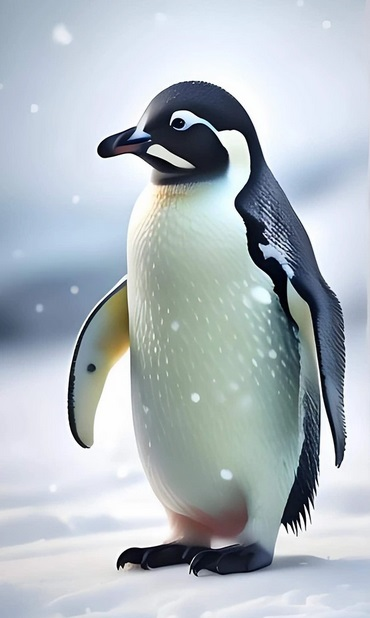
//> input picture CV/baseCAg_unit/set_imageSize/base.jpg, 370 x 618 px
$ ./setImageSize   (built with g++ and OpenCV 4)
//> lines starting //> are read from the running program, lines starting //| are printed output that depends on the picture; after the words box and inside, x2 and y2 are one past the last pixel; in counts of white or black regions, pixels touching at a corner belong together
//=================================================================//
//                          core algorithm                         //
//    opencv base function: load image(*jpg)                       //
//    description         : only funciton unit                     //
//=================================================================//
// sys, base hpp
//=================================================================//
#include "iostream"

//=================================================================//
// lib import
//=================================================================//
#include "opencv2/opencv.hpp"

//=================================================================//
using namespace cv;
using namespace std;

void ChangeImgBG();
Mat HandleImgData(Mat &img);

int main(int argc, char **argv)
{
	// >! change base picture
    ChangeImgBG();

	// >! load source jpg
	Mat image = imread("base.jpg");
	if (!image.data)
	{
		cout << "image load error !" << endl;
		return -1;
	}

    imshow("ori_image",image);

	// >! get the max pxile size
	unsigned int l_rows = image.rows;
	unsigned int l_cols = image.cols;
	unsigned int l_max = (l_rows > l_cols) ? l_rows : l_cols;
	unsigned int l_min = (l_rows > l_cols) ? l_cols : l_rows;

	// >! set the size of image
	Mat imageCor;
	Size l_srcSize = Size(l_min, l_max);
	resize(image, image, l_srcSize, 0, 0, INTER_LINEAR);
	cout << image.size() << endl;

	// >! printf images
	imshow("resize_image", image); // origin image

	// >! wait for time
	waitKey();
	return 0;
}
/*
图片背景替换
知识点：分水岭分割、高斯模糊
处理步骤：数据组装-KMeans分割-背景消除-生成遮罩-模糊-输出
*/
void ChangeImgBG()
{
    const char* win1 = "window1";
    const char* win2 = "window2";
    const char* win3 = "window3";
    const char* win4 = "window4";
    const char* win5 = "window5";
    const char* win6 = "window6";
    namedWindow(win1, WINDOW_AUTOSIZE);//创建窗口 win1
    namedWindow(win2, WINDOW_AUTOSIZE);//创建窗口 win2
    namedWindow(win3, WINDOW_AUTOSIZE);//创建窗口 win3
    namedWindow(win4, WINDOW_AUTOSIZE);//创建窗口 win4
    namedWindow(win5, WINDOW_AUTOSIZE);//创建窗口 win5
    namedWindow(win6, WINDOW_AUTOSIZE);//创建窗口 win6

    Mat img1, img2;
    //加载图片
    img1 = imread("base.jpg");
//> img1 is the input picture: 618 rows x 370 cols, CV_8UC3; mean B, G, R 192.4, 185.4, 176
    if (img1.empty())
    {
        cout << "image not found..." << endl;
        exit(0);//如果图片不存在，退出程序
    }
    img2 = img1.clone();
    //显示原始图片
    imshow(win1, img1);
    //组装数据
    Mat points = HandleImgData(img1);
//> the loop in HandleImgData, `for (int row = 0; row < height; row++)` made 618 passes
//> index on passes 1 to 3: 369, 739, 1109
//> after the loop in HandleImgData, `for (int row = 0; row < height; row++)`: index = 228659

    //Kmeans处理
    int numCluster = 4;
    Mat labels;
    Mat centers;
    TermCriteria termCriteria = TermCriteria(TermCriteria::EPS + TermCriteria::COUNT, 10, 0.1);

    kmeans(points, numCluster, labels, termCriteria, 3, KMEANS_PP_CENTERS, centers);
//> centers = [[240, 231.4, 225.7], [57.1, 43.98, 38.51], [199.9, 193.6, 179.1], [143.4, 143.2, 129.4]]
    //遮罩
    Mat mask = Mat::zeros(img1.size(), CV_8UC1);
    int index = img1.rows * 2 + 2;
//> index = 1238
    int cindex = labels.at<int>(index, 0);//背景设置为0
//> cindex = 0
    int height = img1.rows;
//> height = 618
    int width = img1.cols;
//> width = 370

    for (int row = 0; row < height; row++)
    {
        for (int col = 0; col < width; col++)
        {
            index = row * width + col;
            int label = labels.at<int>(index, 0);
            if (label == cindex)
            {
                img2.at<Vec3b>(row, col)[0] = 0;
                img2.at<Vec3b>(row, col)[1] = 0;
                img2.at<Vec3b>(row, col)[2] = 0;
                mask.at<uchar>(row, col) = 0;
            }
            else
            {
                mask.at<uchar>(row, col) = 255;
            }
        }
    }
//> this loop made 618 passes
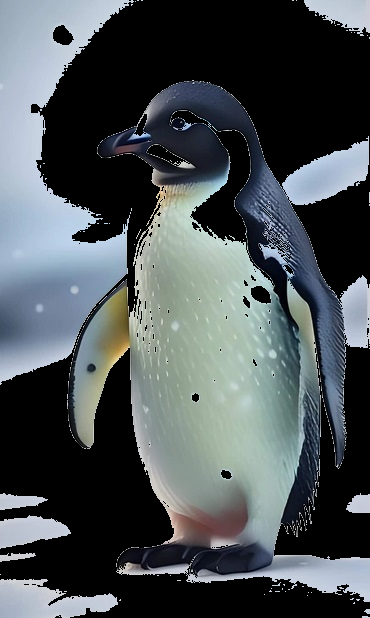
//> img2: 618 rows x 370 cols, CV_8UC3; mean B, G, R 85.1, 82, 75
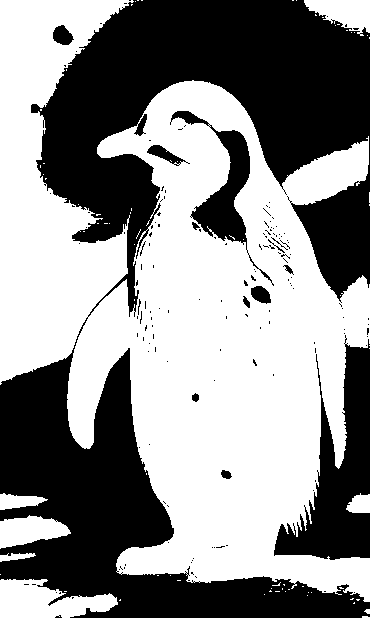
//> mask: 618 rows x 370 cols, CV_8UC1; 55.3% white; 155 black regions (141 under 20 px), largest, box (x1, y1, x2, y2) and area: (0, 0, 370, 618) 87535, (274, 335, 370, 560) 9587, (170, 111, 274, 286) 3488
//> after the loop, index = 228659

    //腐蚀
    Mat k = getStructuringElement(MORPH_RECT, Size(3, 3), Point(-1, -1));
    erode(mask, mask, k);
    imshow(win4, mask);

    //高斯模糊
    GaussianBlur(mask, mask, Size(3, 3), 0, 0);
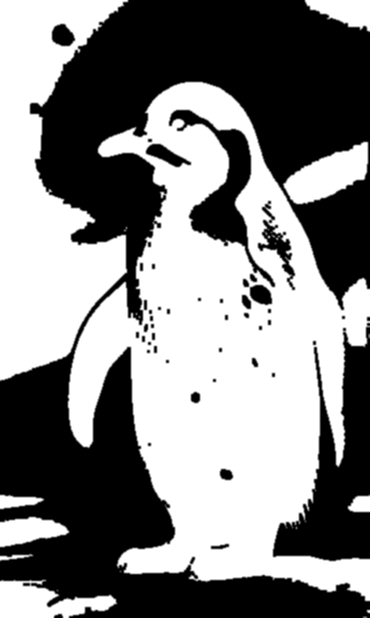
//> mask: 618 rows x 370 cols, CV_8UC1; min 0, max 255, mean 131.1
    imshow(win5, mask);

    //通道混合
    RNG rng(12345);


    //背景颜色调整
    Vec3b color;
    /*color[0] = rng.uniform(255, 255);
    color[1] = rng.uniform(255, 255);
    color[2] = rng.uniform(255, 255);*/
    color[0] = 255;
    color[1] = 255;
    color[2] = 255;

    Mat result(img1.size(), img1.type());

    double d1 = 0.0;
    int r = 0, g = 0, b = 0;
    int r1 = 0, g1 = 0, b1 = 0;
    int r2 = 0, g2 = 0, b2 = 0;


    for (int row = 0; row < height; row++)
    {
        for (int col = 0; col < width; col++)
        {
            int m = mask.at<uchar>(row, col);
            if (m == 255)
            {
                result.at<Vec3b>(row, col) = img1.at<Vec3b>(row, col);//前景
            }
            else if (m == 0)
            {
                result.at<Vec3b>(row, col) = color;//背景
            }
            else
            {
                d1 = m / 255.0;
                b1 = img1.at<Vec3b>(row, col)[0];
                g1 = img1.at<Vec3b>(row, col)[1];
                r1 = img1.at<Vec3b>(row, col)[2];

                b2 = color[0];
                g2 = color[1];
                r2 = color[2];

                b = b1 * d1 + b2 * (1.0 - d1);
                g = g1 * d1 + g2 * (1.0 - d1);
                r = r1 * d1 + r2 * (1.0 - d1);

                result.at<Vec3b>(row, col)[0] = b;
                result.at<Vec3b>(row, col)[1] = g;
                result.at<Vec3b>(row, col)[2] = r;
            }
        }
    }
//> this loop made 618 passes
//> (d1, b1, g1, r1) on passes 1 to 3: (0.749, 219, 207, 195), (0.937, 220, 208, 196), (0.812, 222, 210, 198)
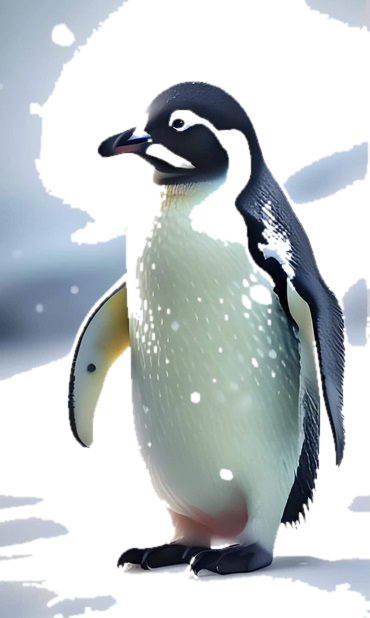
//> result: 618 rows x 370 cols, CV_8UC3; mean B, G, R 202.3, 199.4, 192.8
//> after the loop, d1 = 0.125; b1 = 225; g1 = 211; r1 = 199; b2 = 255; g2 = 255
//| [370 x 618]

    //输出
    imshow(win2, mask);
    imshow(win3, img2);
    imshow(win6, result);
    //保存处理后的图片
    imwrite("pph_bg_white.jpg", result);
}

//组装样本数据
Mat HandleImgData(Mat &img)
{
    int width = img.cols;
    int height = img.rows;
    int count1 = width * height;
    int channels1 = img.channels();

    Mat points(count1, channels1, CV_32F, Scalar(10));
    int index = 0;
    for (int row = 0; row < height; row++)
    {
        for (int col = 0; col < width; col++)
        {
            index = row * width + col;
            Vec3b bgr = img.at<Vec3b>(row, col);
            points.at<float>(index, 0) = static_cast<int>(bgr[0]);
            points.at<float>(index, 1) = static_cast<int>(bgr[1]);
            points.at<float>(index, 2) = static_cast<int>(bgr[2]);
        }
    }
    return points;
}

//=================================================================//
//                           NO_MORE                               //
//=================================================================//
